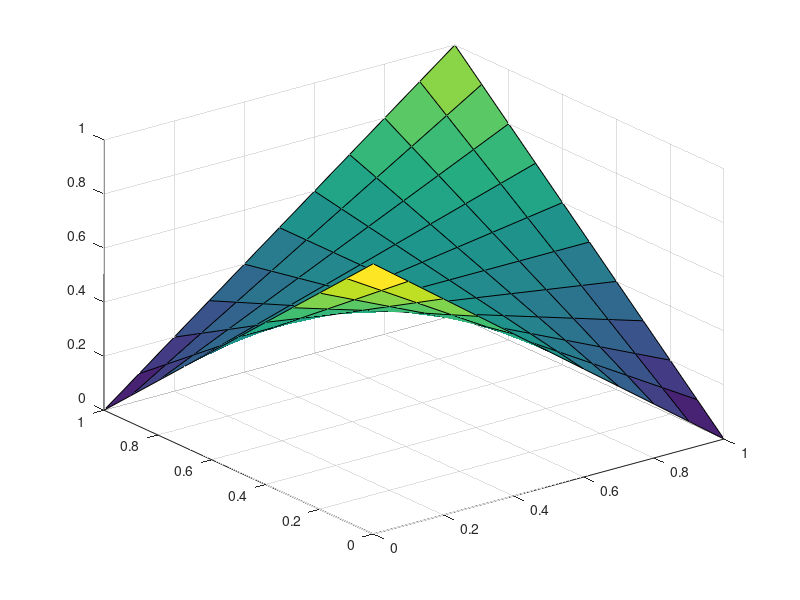

MATLAB code for this plot:
q1=0:0.1:1; num_q=length(q1);
q2=q1;
[X,Y]=meshgrid(q1,q2);
S=zeros(num_q);

for i=1:num_q
    for j=1:num_q
        S(i,j)=q1(i)*q2(j)+(1-q1(i))*(1-q2(j));
    end
end
surf(X,Y,S)